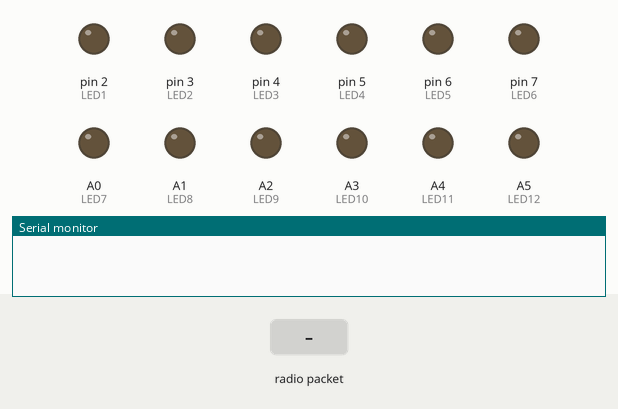
Simulated run of this sketch. Board: Arduino Uno, built with avr-gcc and run on an emulated ATmega328P. Shown: output pins drawn as LEDs (lit = HIGH), the last lines printed to the serial monitor. The test bench sets the inputs (shaded band). No radio packets arrive unless stated.

Above: at 0.1 s.
At 11.2 s:
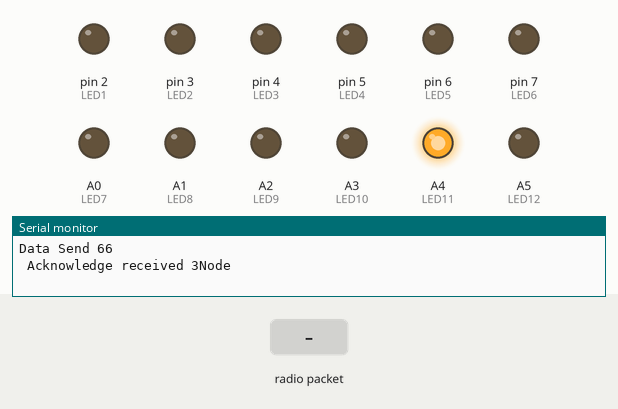
11.3 s: radio packet "B" arrives
Timing chart, 0 to 14.3 s (numbered marks = the images above; inputs shaded):
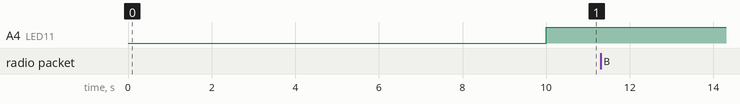

The sketch:

slave3_TxRx_003_01-old.ino
```cpp
/*C:\Users\sakth\OneDrive\Documents\Arduino\nRF24L01\
005. Level_Project\Level_Project-2\
slave3_TxRx_003
*/

 #include<SPI.h>
 #include<RF24.h>
 //#include<nRF24L01.h>

 const byte wAddress[] = "6Node";
 const byte rAddress[] ="1Node" "2Node" "3Node" "4Node" "5Node";

 byte ackData = 1;//rAddress;
 byte theMessage[32]; //rAddress message holder
 byte len = 0; //rAddress receiving message length
 byte newData = 0; // for retreving rAddress data for individual pipe

 byte newPipe1Data; // for acknowledge pipe-1 data
 byte newPipe2Data; // for acknowledge pipe-2 data
 byte newMotorAck; // for acknowledge motor data

 byte mPipe1; //Holding 1Node data received
 byte mPipe2; //Holding 2Node data received
 byte mPipe3; //Holding 3Node data received

 byte motor1[1] = {0}; // Motor value derived from mPipe1 & mPipe2 and send to 3Node

 byte ackMessg; // Acknowledge message received from 3Node

 //-----------Tank_1------------------//
 byte LED1 = 2;
 byte LED2 = 3;
 byte LED3 = 4;
 byte LED4 = 5;
//---Tank_1 Ack----//
 byte LED5 = 6;
//-----------Tank_2------------------//
 byte LED6 = 7;
 byte LED7 = A0;
 byte LED8 = A1;
 byte LED9 = A2;
 //---Tank_2 Ack----//
 byte LED10 = A3;
 //----Motor_Status-------//
 byte LED11 = A4;
 //----Motor_Ack-------//
 byte LED12 = A5;
 //----------------------//
 byte LED5state = HIGH;
 byte LED10state = HIGH;
 byte LED12state = HIGH;
 //----------------------//
 RF24 radio(9,10);
//---------delay for send()-------//
unsigned long currentMillis;
unsigned long prevMillis;
unsigned long txIntervalMillis = 5000; //send once every 5 sec
// //---------delay for LED5()-------//
// unsigned long LED5currentMillis;
// unsigned long LED5prevMillis;
// unsigned long LED5txIntervalMillis = 1000; //LED5 Blink for every 1 sec
// unsigned long LED5OnMillis = 500;
// unsigned long LED5OffMillis = 500;
// //---------delay for LED10()-------//.
// unsigned long LED10currentMillis;
// unsigned long LED10prevMillis;
// unsigned long LED10txIntervalMillis = 1000; //LED10 Blink for every 1 sec
// unsigned long LED10OnMillis = 500;
// unsigned long LED10OffMillis = 500;
// //---------delay for LED12()-------//
// unsigned long LED12currentMillis;
// unsigned long LED12prevMillis;
// unsigned long LED12txIntervalMillis = 1000; //LED12 Blink for every 1 sec
// unsigned long LED12OnMillis = 500;
// unsigned long LED12OffMillis = 500;
// //--------LED flash for not receving data from 1Node [LED1,2,3,4]-----//
//
// //--------LED flash for not receving data from 2Node [LED6,7,8,9]-----//

 void loadAckData(byte pipe){
 radio.writeAckPayload(pipe, &ackData, sizeof(ackData));
 ackData++;
 }
 void setup(void){
   Serial.begin(9600);
   radio.begin();
   radio.setChannel(80);
   //radio.setDataRate(RF24_250KBPS);
   radio.setDataRate(RF24_1MBPS);
   radio.enableAckPayload();
   radio.enableDynamicPayloads();

   for ( byte i = 0; i < 5; i++) {
   radio.openReadingPipe(i + 1, &rAddress[i * 5]);
   }
   loadAckData(1);
   loadAckData(2);
   loadAckData(3);
   loadAckData(4);
   loadAckData(5);

   pinMode(LED1, OUTPUT);
   pinMode(LED2, OUTPUT);
   pinMode(LED3, OUTPUT);
   pinMode(LED4, OUTPUT);
   pinMode(LED5, OUTPUT);
   pinMode(LED6, OUTPUT);
   pinMode(LED7, OUTPUT);
   pinMode(LED8, OUTPUT);
   pinMode(LED9, OUTPUT);
   pinMode(LED10, OUTPUT);
   pinMode(LED11, OUTPUT);
   pinMode(LED12, OUTPUT);

   prevMillis = millis();
   send();
 }

 void loop(){
   currentMillis = millis();
    if (currentMillis - prevMillis >= txIntervalMillis) {
        send();
        prevMillis = millis();
    }
    getData();
   //LED5_blink();
   //LED10_blink();
   //LED12_blink();
 }

 void send(){

 	  static unsigned long lastSend;
  	  unsigned long topLoop = millis();
  	 if (topLoop - lastSend >= 10000) {
     lastSend = topLoop;

	 if(mPipe1 == 66 && (mPipe2 != 65 || mPipe2 != 0)){
	 motor1[0] = 'A'; // Motor "ON"
	 digitalWrite(LED11, LOW);
  }
	 else if((mPipe1 == 67 || mPipe2 ==65) || (mPipe1 ==69 || mPipe1 == 0) || (mPipe2 == 69 || mPipe2 == 0)){
	 motor1[0] = 'B'; // Motor "OFF"
	 digitalWrite(LED11, HIGH);
  }
	 radio.stopListening();
	 radio.openWritingPipe(wAddress[0]);
	 bool rslt;
	 rslt = radio.write( &motor1, sizeof(motor1));
	 radio.startListening();
	 Serial.print("Data Send ");
	 Serial.println(motor1[0]);
   delay(100);
  if(rslt){
 	newMotorAck = 1;
 	Serial.println(" Acknowledge received 3Node");
  }
  // code missed during update  - from Master_Rx_3.1
  else
   {
      Serial.println("  Tx failed");
      Serial.println("<<<<<<<<<<<<<<<<<<>>>>>>>>>>>>>>>>>>>>>>");
        }
        delay(300);
     }
 }
 void getData(){
	 byte pipeNum = 0;
	 if(radio.available(&pipeNum)){
	 	if(pipeNum == 1 || pipeNum == 2 || pipeNum == 3 || pipeNum == 4 || pipeNum == 5){
	 		loadAckData(pipeNum);
  }
	 byte len = radio.getDynamicPayloadSize();
	 radio.read(&theMessage, len);
	 newData = 1;
	 Serial.print(F("received ["));
	 Serial.print(len);
	 Serial.print(F("]"));
   delay(50);
   int x;
    for(x = 0; x < len; x++){
		 if(theMessage[x] < 16){
		 Serial.write('0');
		}
 		Serial.print(theMessage[x]);
	 }
	  Serial.print(F("Via"));
	  Serial.println(pipeNum);
    Serial.print("[ newData: ");
    Serial.print(newData);
    Serial.println(" ]");
    Serial.println("---------------------------------------------");
    delay(100);
 //-----------------------------------------------------------------//
 if(newData == 1){
   	newData = 0;
    bool pipe1;
   	//if(pipeNum == 1 && len == sizeof(mPipe1)){
    pipe1 = (pipeNum == 1 && len == sizeof(mPipe1));

    if(pipe1){
   	  memcpy(&mPipe1, &theMessage , sizeof(theMessage)); // check memcpy ()
     //delay(100);
     Serial.print(" Tank_1 : ");
     Serial.println(mPipe1);
     delay(100);
     newPipe1Data = 1;
     Serial.print("[ newPipe1Data: ");
     Serial.print(newPipe1Data);
     Serial.println(" ]");
     delay(50);
	 if(mPipe1 == 65){digitalWrite(LED1, HIGH), digitalWrite(LED2, LOW), digitalWrite(LED3, LOW), digitalWrite(LED4, LOW);}
	 else if(mPipe1 == 66) {digitalWrite(LED1, HIGH), digitalWrite(LED2, HIGH), digitalWrite(LED3, LOW), digitalWrite(LED4, LOW);}
	 else if(mPipe1 == 67) {digitalWrite(LED1, HIGH), digitalWrite(LED2, HIGH), digitalWrite(LED3, HIGH), digitalWrite(LED4, LOW);}
	 else if(mPipe1 == 68) {digitalWrite(LED1, HIGH), digitalWrite(LED2, HIGH), digitalWrite(LED3, HIGH), digitalWrite(LED4, HIGH);}
	 else if(mPipe1 == 69 || mPipe1 == 0){
		 for(int p1 = 0; p1<3; p1++){
		 	digitalWrite(LED1, HIGH), digitalWrite(LED2, HIGH), digitalWrite(LED3, HIGH), digitalWrite(LED4, HIGH);
		 	delay(300);
		 	digitalWrite(LED1, LOW), digitalWrite(LED2, LOW), digitalWrite(LED3, LOW), digitalWrite(LED4, LOW);
		 }
	 	}
	 }else {
    Serial.println("mPipe1 Data Not Received");
    delay(10);
    newPipe1Data = 0;
   }

  bool pipe2;
 // if(pipeNum == 2 && len == sizeof(mPipe2)){
  pipe2 = (pipeNum == 2 && len == sizeof(mPipe2));

  if(pipe2){
         	    memcpy(&mPipe2, &theMessage, sizeof(theMessage)); // check memcpy ()
              delay(100);
              Serial.print(" Tank_2 : ");
              Serial.println(mPipe2);
              delay(100);
              newPipe2Data = 1;
              Serial.print("[ newPipe2Data: ");
              Serial.print(newPipe2Data);
              Serial.println(" ]");
              delay(50);
	 if(mPipe2 == 65){digitalWrite(LED1, HIGH), digitalWrite(LED2, LOW), digitalWrite(LED3, LOW), digitalWrite(LED4, LOW);}
	 else if(mPipe2 == 66) {digitalWrite(LED1, HIGH), digitalWrite(LED2, HIGH), digitalWrite(LED3, LOW), digitalWrite(LED4, LOW);}
	 else if(mPipe2 == 67) {digitalWrite(LED1, HIGH), digitalWrite(LED2, HIGH), digitalWrite(LED3, HIGH), digitalWrite(LED4, LOW);}
	 else if(mPipe2 == 68) {digitalWrite(LED1, HIGH), digitalWrite(LED2, HIGH),digitalWrite(LED3, HIGH), digitalWrite(LED4, HIGH);}
	 else if(mPipe2 == 69 || mPipe2 == 0){
		for(int p1 = 0; p1<3; p1++){
			digitalWrite(LED1, HIGH), digitalWrite(LED2, HIGH), digitalWrite(LED3, HIGH), digitalWrite(LED4, HIGH);
		  delay(300);
		  digitalWrite(LED1, LOW), digitalWrite(LED2, LOW), digitalWrite(LED3, LOW), digitalWrite(LED4, LOW);
 		  }
 	  }
 	}else{
    Serial.println("mPipe2 Data Not Received");
    Serial.println("=======================================================");
    delay(10);
    newPipe2Data = 0;
  }
 }
 }
 }
//void LED12_blink(){
//    if(newMotorAck = 1){
//  	newMotorAck = 0;
//
//	  LED12currentMillis = millis();
// 	  if(LED12currentMillis - LED12prevMillis >= LED12txIntervalMillis){
// 		  LED12prevMillis += LED12txIntervalMillis;
// 		  LED12state = !LED12state;
// 			  if (LED12state == HIGH){
// 				  LED12txIntervalMillis = LED12OnMillis;
// 			  }
//		  else{
//			 LED12txIntervalMillis = LED12OffMillis;
// 			}
//			 digitalWrite(LED12, LED12state);
// 	  }
// }
// 	  else {
// 	  	Serial.print(" Tx Failed ");
// 	  }
//}
//
//void LED5_blink(){
//	if(newPipe1Data = 1){
//		newPipe1Data = 0;
//
// 		LED5currentMillis = millis();
// 			if(LED5currentMillis - LED5prevMillis >= LED5txIntervalMillis){
// 				LED5prevMillis += LED5txIntervalMillis;
// 				LED5state = !LED5state;
//			 	if (LED5state == HIGH){
// 				LED5txIntervalMillis = LED5OnMillis;
// 				}
//			 else{
// 				LED5txIntervalMillis = LED5OffMillis;
// 				}
// 				digitalWrite(LED5, LED5state);
// 			}
//
//	}
//}
//
//void LED10_blink(){
//
//	if(newPipe2Data = 1){
//		newPipe2Data = 0;
//
//		 LED10currentMillis = millis();
// 			if(LED10currentMillis - LED10prevMillis >= LED10txIntervalMillis){
// 				LED10prevMillis += LED10txIntervalMillis;
// 				LED10state = !LED10state;
// 				if (LED10state == HIGH){
//				LED10txIntervalMillis = LED10OnMillis;
//				}
//			 else{
// 				LED10txIntervalMillis = LED10OffMillis;
// 				}
//			 digitalWrite(LED10, LED10state);
//			 }
//
//	}
//}
```
